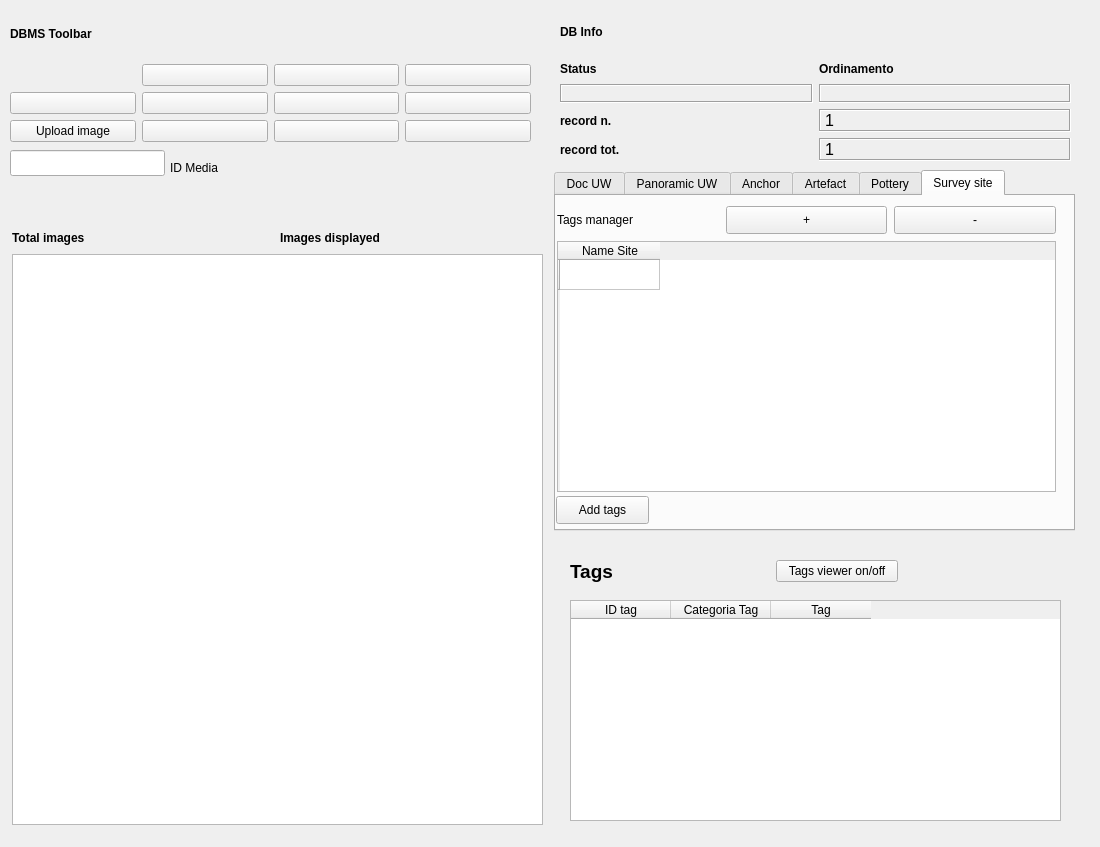
<?xml version="1.0" encoding="UTF-8"?>
<ui version="4.0">
 <class>DialogImageViewer</class>
 <widget class="QDialog" name="DialogImageViewer">
  <property name="geometry">
   <rect>
    <x>0</x>
    <y>0</y>
    <width>1100</width>
    <height>847</height>
   </rect>
  </property>
  <property name="windowTitle">
   <string>Dialog</string>
  </property>
  <widget class="QTabWidget" name="tabWidget">
   <property name="geometry">
    <rect>
     <x>554</x>
     <y>170</y>
     <width>521</width>
     <height>361</height>
    </rect>
   </property>
   <property name="currentIndex">
    <number>5</number>
   </property>
   <widget class="QWidget" name="tab_4">
    <attribute name="title">
     <string>Doc UW</string>
    </attribute>
    <widget class="QTableWidget" name="tableWidgetTags_MAT_3">
     <property name="geometry">
      <rect>
       <x>11</x>
       <y>45</y>
       <width>499</width>
       <height>251</height>
      </rect>
     </property>
     <row>
      <property name="text">
       <string/>
      </property>
     </row>
     <column>
      <property name="text">
       <string>Divelog_id</string>
      </property>
     </column>
     <column>
      <property name="text">
       <string>Year</string>
      </property>
     </column>
    </widget>
    <widget class="QPushButton" name="pushButton_assignTags_POT_2">
     <property name="geometry">
      <rect>
       <x>11</x>
       <y>581</y>
       <width>499</width>
       <height>28</height>
      </rect>
     </property>
     <property name="text">
      <string>Add tags</string>
     </property>
    </widget>
    <widget class="QPushButton" name="pushButton_removeRow_POT_2">
     <property name="geometry">
      <rect>
       <x>348</x>
       <y>10</y>
       <width>162</width>
       <height>28</height>
      </rect>
     </property>
     <property name="text">
      <string>-</string>
     </property>
    </widget>
    <widget class="QLabel" name="label_7">
     <property name="geometry">
      <rect>
       <x>11</x>
       <y>10</y>
       <width>162</width>
       <height>28</height>
      </rect>
     </property>
     <property name="text">
      <string>Tags manager</string>
     </property>
    </widget>
    <widget class="QPushButton" name="pushButton_addRow_POT_2">
     <property name="geometry">
      <rect>
       <x>180</x>
       <y>10</y>
       <width>161</width>
       <height>28</height>
      </rect>
     </property>
     <property name="text">
      <string>+</string>
     </property>
    </widget>
    <widget class="QPushButton" name="pushButton_assignTags_docuw">
     <property name="geometry">
      <rect>
       <x>10</x>
       <y>300</y>
       <width>93</width>
       <height>28</height>
      </rect>
     </property>
     <property name="text">
      <string>Add tags</string>
     </property>
    </widget>
   </widget>
   <widget class="QWidget" name="tab">
    <attribute name="title">
     <string>Panoramic UW</string>
    </attribute>
    <widget class="QPushButton" name="pushButton_assignTags_POT_4">
     <property name="geometry">
      <rect>
       <x>10</x>
       <y>580</y>
       <width>499</width>
       <height>28</height>
      </rect>
     </property>
     <property name="text">
      <string>Add tags</string>
     </property>
    </widget>
    <widget class="QTableWidget" name="tableWidgetTags_MAT_5">
     <property name="geometry">
      <rect>
       <x>10</x>
       <y>44</y>
       <width>499</width>
       <height>251</height>
      </rect>
     </property>
     <row>
      <property name="text">
       <string/>
      </property>
     </row>
     <column>
      <property name="text">
       <string>Divelog_id</string>
      </property>
     </column>
     <column>
      <property name="text">
       <string>Year</string>
      </property>
     </column>
    </widget>
    <widget class="QPushButton" name="pushButton_addRow_POT_4">
     <property name="geometry">
      <rect>
       <x>179</x>
       <y>9</y>
       <width>161</width>
       <height>28</height>
      </rect>
     </property>
     <property name="text">
      <string>+</string>
     </property>
    </widget>
    <widget class="QPushButton" name="pushButton_removeRow_POT_4">
     <property name="geometry">
      <rect>
       <x>347</x>
       <y>9</y>
       <width>162</width>
       <height>28</height>
      </rect>
     </property>
     <property name="text">
      <string>-</string>
     </property>
    </widget>
    <widget class="QLabel" name="label_11">
     <property name="geometry">
      <rect>
       <x>10</x>
       <y>9</y>
       <width>162</width>
       <height>28</height>
      </rect>
     </property>
     <property name="text">
      <string>Tags manager</string>
     </property>
    </widget>
    <widget class="QPushButton" name="pushButton_assignTags_panouw">
     <property name="geometry">
      <rect>
       <x>10</x>
       <y>300</y>
       <width>93</width>
       <height>28</height>
      </rect>
     </property>
     <property name="text">
      <string>Add tags</string>
     </property>
    </widget>
   </widget>
   <widget class="QWidget" name="tab_2">
    <attribute name="title">
     <string>Anchor</string>
    </attribute>
    <widget class="QPushButton" name="pushButton_removeRow_POT_8">
     <property name="geometry">
      <rect>
       <x>347</x>
       <y>9</y>
       <width>162</width>
       <height>28</height>
      </rect>
     </property>
     <property name="text">
      <string>-</string>
     </property>
    </widget>
    <widget class="QTableWidget" name="tableWidgetTags_MAT_9">
     <property name="geometry">
      <rect>
       <x>10</x>
       <y>44</y>
       <width>499</width>
       <height>241</height>
      </rect>
     </property>
     <row>
      <property name="text">
       <string/>
      </property>
     </row>
     <column>
      <property name="text">
       <string>Anchor ID</string>
      </property>
     </column>
    </widget>
    <widget class="QPushButton" name="pushButton_addRow_POT_8">
     <property name="geometry">
      <rect>
       <x>179</x>
       <y>9</y>
       <width>161</width>
       <height>28</height>
      </rect>
     </property>
     <property name="text">
      <string>+</string>
     </property>
    </widget>
    <widget class="QLabel" name="label_27">
     <property name="geometry">
      <rect>
       <x>10</x>
       <y>9</y>
       <width>162</width>
       <height>28</height>
      </rect>
     </property>
     <property name="text">
      <string>Tags manager</string>
     </property>
    </widget>
    <widget class="QPushButton" name="pushButton_assignTags_POT_8">
     <property name="geometry">
      <rect>
       <x>10</x>
       <y>580</y>
       <width>499</width>
       <height>28</height>
      </rect>
     </property>
     <property name="text">
      <string>Add tags</string>
     </property>
    </widget>
    <widget class="QPushButton" name="pushButton_assignTags_anchor">
     <property name="geometry">
      <rect>
       <x>10</x>
       <y>300</y>
       <width>93</width>
       <height>28</height>
      </rect>
     </property>
     <property name="text">
      <string>Add tags</string>
     </property>
    </widget>
   </widget>
   <widget class="QWidget" name="tab_5">
    <attribute name="title">
     <string>Artefact</string>
    </attribute>
    <widget class="QPushButton" name="pushButton_addRow_POT_3">
     <property name="geometry">
      <rect>
       <x>179</x>
       <y>10</y>
       <width>161</width>
       <height>28</height>
      </rect>
     </property>
     <property name="text">
      <string>+</string>
     </property>
    </widget>
    <widget class="QTableWidget" name="tableWidgetTags_MAT_4">
     <property name="geometry">
      <rect>
       <x>10</x>
       <y>45</y>
       <width>499</width>
       <height>251</height>
      </rect>
     </property>
     <row>
      <property name="text">
       <string/>
      </property>
     </row>
     <column>
      <property name="text">
       <string>Artefact ID</string>
      </property>
     </column>
    </widget>
    <widget class="QPushButton" name="pushButton_removeRow_POT_3">
     <property name="geometry">
      <rect>
       <x>347</x>
       <y>10</y>
       <width>162</width>
       <height>28</height>
      </rect>
     </property>
     <property name="text">
      <string>-</string>
     </property>
    </widget>
    <widget class="QPushButton" name="pushButton_assignTags_POT_3">
     <property name="geometry">
      <rect>
       <x>10</x>
       <y>581</y>
       <width>499</width>
       <height>28</height>
      </rect>
     </property>
     <property name="text">
      <string>Add tags</string>
     </property>
    </widget>
    <widget class="QLabel" name="label_8">
     <property name="geometry">
      <rect>
       <x>10</x>
       <y>10</y>
       <width>162</width>
       <height>28</height>
      </rect>
     </property>
     <property name="text">
      <string>Tags manager</string>
     </property>
    </widget>
    <widget class="QPushButton" name="pushButton_assignTags_artefact">
     <property name="geometry">
      <rect>
       <x>10</x>
       <y>300</y>
       <width>93</width>
       <height>28</height>
      </rect>
     </property>
     <property name="text">
      <string>Add tags</string>
     </property>
    </widget>
   </widget>
   <widget class="QWidget" name="tab_10">
    <attribute name="title">
     <string>Pottery</string>
    </attribute>
    <widget class="QLabel" name="label_28">
     <property name="geometry">
      <rect>
       <x>11</x>
       <y>10</y>
       <width>162</width>
       <height>28</height>
      </rect>
     </property>
     <property name="text">
      <string>Tags manager</string>
     </property>
    </widget>
    <widget class="QTableWidget" name="tableWidgetTags_MAT_10">
     <property name="geometry">
      <rect>
       <x>11</x>
       <y>45</y>
       <width>499</width>
       <height>251</height>
      </rect>
     </property>
     <row>
      <property name="text">
       <string/>
      </property>
     </row>
     <column>
      <property name="text">
       <string>Pottery ID</string>
      </property>
     </column>
    </widget>
    <widget class="QPushButton" name="pushButton_removeRow_POT_9">
     <property name="geometry">
      <rect>
       <x>348</x>
       <y>10</y>
       <width>162</width>
       <height>28</height>
      </rect>
     </property>
     <property name="text">
      <string>-</string>
     </property>
    </widget>
    <widget class="QPushButton" name="pushButton_assignTags_POT_9">
     <property name="geometry">
      <rect>
       <x>11</x>
       <y>581</y>
       <width>499</width>
       <height>28</height>
      </rect>
     </property>
     <property name="text">
      <string>Add tags</string>
     </property>
    </widget>
    <widget class="QPushButton" name="pushButton_addRow_POT_9">
     <property name="geometry">
      <rect>
       <x>180</x>
       <y>10</y>
       <width>161</width>
       <height>28</height>
      </rect>
     </property>
     <property name="text">
      <string>+</string>
     </property>
    </widget>
    <widget class="QPushButton" name="pushButton_assignTags_pottery">
     <property name="geometry">
      <rect>
       <x>10</x>
       <y>300</y>
       <width>93</width>
       <height>28</height>
      </rect>
     </property>
     <property name="text">
      <string>Add tags</string>
     </property>
    </widget>
   </widget>
   <widget class="QWidget" name="tab_3">
    <attribute name="title">
     <string>Survey site</string>
    </attribute>
    <widget class="QPushButton" name="pushButton_removeRow_POT_10">
     <property name="geometry">
      <rect>
       <x>338</x>
       <y>10</y>
       <width>162</width>
       <height>28</height>
      </rect>
     </property>
     <property name="text">
      <string>-</string>
     </property>
    </widget>
    <widget class="QTableWidget" name="tableWidgetTags_MAT_11">
     <property name="geometry">
      <rect>
       <x>1</x>
       <y>45</y>
       <width>499</width>
       <height>251</height>
      </rect>
     </property>
     <row>
      <property name="text">
       <string/>
      </property>
     </row>
     <column>
      <property name="text">
       <string>Name Site</string>
      </property>
     </column>
    </widget>
    <widget class="QLabel" name="label_32">
     <property name="geometry">
      <rect>
       <x>1</x>
       <y>10</y>
       <width>162</width>
       <height>28</height>
      </rect>
     </property>
     <property name="text">
      <string>Tags manager</string>
     </property>
    </widget>
    <widget class="QPushButton" name="pushButton_addRow_POT_10">
     <property name="geometry">
      <rect>
       <x>170</x>
       <y>10</y>
       <width>161</width>
       <height>28</height>
      </rect>
     </property>
     <property name="text">
      <string>+</string>
     </property>
    </widget>
    <widget class="QPushButton" name="pushButton_assignTags_survey">
     <property name="geometry">
      <rect>
       <x>0</x>
       <y>300</y>
       <width>93</width>
       <height>28</height>
      </rect>
     </property>
     <property name="text">
      <string>Add tags</string>
     </property>
    </widget>
   </widget>
  </widget>
  <widget class="QWidget" name="layoutWidget">
   <property name="geometry">
    <rect>
     <x>10</x>
     <y>10</y>
     <width>521</width>
     <height>132</height>
    </rect>
   </property>
   <layout class="QGridLayout" name="gridLayout_4">
    <item row="0" column="0">
     <widget class="QLabel" name="label_29">
      <property name="sizePolicy">
       <sizepolicy hsizetype="Minimum" vsizetype="Preferred">
        <horstretch>0</horstretch>
        <verstretch>0</verstretch>
       </sizepolicy>
      </property>
      <property name="minimumSize">
       <size>
        <width>0</width>
        <height>20</height>
       </size>
      </property>
      <property name="font">
       <font>
        <weight>75</weight>
        <bold>true</bold>
       </font>
      </property>
      <property name="text">
       <string>DBMS Toolbar</string>
      </property>
     </widget>
    </item>
    <item row="5" column="0" colspan="2">
     <layout class="QGridLayout" name="gridLayout_5">
      <item row="1" column="3">
       <widget class="QPushButton" name="pushButton_last_rec">
        <property name="sizePolicy">
         <sizepolicy hsizetype="Minimum" vsizetype="Fixed">
          <horstretch>0</horstretch>
          <verstretch>0</verstretch>
         </sizepolicy>
        </property>
        <property name="toolTip">
         <string>Last rec</string>
        </property>
        <property name="text">
         <string/>
        </property>
        <property name="icon">
         <iconset resource="../../resources/resources.qrc">
          <normaloff>:/icons/7_rightArrows.png</normaloff>:/icons/7_rightArrows.png</iconset>
        </property>
       </widget>
      </item>
      <item row="1" column="2">
       <widget class="QPushButton" name="pushButton_next_rec">
        <property name="sizePolicy">
         <sizepolicy hsizetype="Minimum" vsizetype="Fixed">
          <horstretch>0</horstretch>
          <verstretch>0</verstretch>
         </sizepolicy>
        </property>
        <property name="toolTip">
         <string>Next rec</string>
        </property>
        <property name="text">
         <string/>
        </property>
        <property name="icon">
         <iconset resource="../../resources/resources.qrc">
          <normaloff>:/icons/6_rightArrow.png</normaloff>:/icons/6_rightArrow.png</iconset>
        </property>
       </widget>
      </item>
      <item row="1" column="0">
       <widget class="QPushButton" name="pushButton_first_rec">
        <property name="sizePolicy">
         <sizepolicy hsizetype="Minimum" vsizetype="Fixed">
          <horstretch>0</horstretch>
          <verstretch>0</verstretch>
         </sizepolicy>
        </property>
        <property name="toolTip">
         <string>First rec</string>
        </property>
        <property name="text">
         <string/>
        </property>
        <property name="icon">
         <iconset resource="../../resources/resources.qrc">
          <normaloff>:/icons/5_leftArrows.png</normaloff>:/icons/5_leftArrows.png</iconset>
        </property>
       </widget>
      </item>
      <item row="3" column="0">
       <widget class="QPushButton" name="pushButton_chose_dir">
        <property name="sizePolicy">
         <sizepolicy hsizetype="Minimum" vsizetype="Fixed">
          <horstretch>0</horstretch>
          <verstretch>0</verstretch>
         </sizepolicy>
        </property>
        <property name="text">
         <string>Upload image</string>
        </property>
       </widget>
      </item>
      <item row="3" column="3">
       <widget class="QPushButton" name="pushButton_delete">
        <property name="sizePolicy">
         <sizepolicy hsizetype="Minimum" vsizetype="Fixed">
          <horstretch>0</horstretch>
          <verstretch>0</verstretch>
         </sizepolicy>
        </property>
        <property name="font">
         <font>
          <pointsize>9</pointsize>
         </font>
        </property>
        <property name="toolTip">
         <string>Delete record</string>
        </property>
        <property name="text">
         <string/>
        </property>
        <property name="icon">
         <iconset resource="../../resources/resources.qrc">
          <normaloff>:/icons/delete.png</normaloff>:/icons/delete.png</iconset>
        </property>
       </widget>
      </item>
      <item row="3" column="1">
       <widget class="QPushButton" name="pushButton_new_search">
        <property name="sizePolicy">
         <sizepolicy hsizetype="Minimum" vsizetype="Fixed">
          <horstretch>0</horstretch>
          <verstretch>0</verstretch>
         </sizepolicy>
        </property>
        <property name="font">
         <font>
          <pointsize>9</pointsize>
         </font>
        </property>
        <property name="toolTip">
         <string>new search</string>
        </property>
        <property name="text">
         <string/>
        </property>
        <property name="icon">
         <iconset resource="../../resources/resources.qrc">
          <normaloff>:/icons/new_search.png</normaloff>:/icons/new_search.png</iconset>
        </property>
       </widget>
      </item>
      <item row="3" column="2">
       <widget class="QPushButton" name="pushButton_search_go">
        <property name="sizePolicy">
         <sizepolicy hsizetype="Minimum" vsizetype="Fixed">
          <horstretch>0</horstretch>
          <verstretch>0</verstretch>
         </sizepolicy>
        </property>
        <property name="font">
         <font>
          <pointsize>9</pointsize>
         </font>
        </property>
        <property name="toolTip">
         <string>search !!!</string>
        </property>
        <property name="text">
         <string/>
        </property>
        <property name="icon">
         <iconset resource="../../resources/resources.qrc">
          <normaloff>:/icons/search.png</normaloff>:/icons/search.png</iconset>
        </property>
       </widget>
      </item>
      <item row="0" column="3">
       <widget class="QPushButton" name="pushButton_sort">
        <property name="sizePolicy">
         <sizepolicy hsizetype="Minimum" vsizetype="Fixed">
          <horstretch>0</horstretch>
          <verstretch>0</verstretch>
         </sizepolicy>
        </property>
        <property name="font">
         <font>
          <pointsize>9</pointsize>
         </font>
        </property>
        <property name="toolTip">
         <string>Order by</string>
        </property>
        <property name="text">
         <string/>
        </property>
        <property name="icon">
         <iconset resource="../../resources/resources.qrc">
          <normaloff>:/icons/sort.png</normaloff>:/icons/sort.png</iconset>
        </property>
       </widget>
      </item>
      <item row="0" column="2">
       <widget class="QPushButton" name="pushButton_view_all">
        <property name="sizePolicy">
         <sizepolicy hsizetype="Minimum" vsizetype="Fixed">
          <horstretch>0</horstretch>
          <verstretch>0</verstretch>
         </sizepolicy>
        </property>
        <property name="font">
         <font>
          <pointsize>9</pointsize>
         </font>
        </property>
        <property name="toolTip">
         <string>View alls records</string>
        </property>
        <property name="text">
         <string/>
        </property>
        <property name="icon">
         <iconset resource="../../resources/resources.qrc">
          <normaloff>:/icons/view_all.png</normaloff>:/icons/view_all.png</iconset>
        </property>
       </widget>
      </item>
      <item row="1" column="1">
       <widget class="QPushButton" name="pushButton_prev_rec">
        <property name="sizePolicy">
         <sizepolicy hsizetype="Minimum" vsizetype="Fixed">
          <horstretch>0</horstretch>
          <verstretch>0</verstretch>
         </sizepolicy>
        </property>
        <property name="toolTip">
         <string>Prev rec</string>
        </property>
        <property name="text">
         <string/>
        </property>
        <property name="icon">
         <iconset resource="../../resources/resources.qrc">
          <normaloff>:/icons/4_leftArrow.png</normaloff>:/icons/4_leftArrow.png</iconset>
        </property>
       </widget>
      </item>
      <item row="0" column="1">
       <widget class="QPushButton" name="pushButton_save">
        <property name="sizePolicy">
         <sizepolicy hsizetype="Minimum" vsizetype="Fixed">
          <horstretch>0</horstretch>
          <verstretch>0</verstretch>
         </sizepolicy>
        </property>
        <property name="font">
         <font>
          <pointsize>9</pointsize>
         </font>
        </property>
        <property name="toolTip">
         <string>Save</string>
        </property>
        <property name="text">
         <string/>
        </property>
        <property name="icon">
         <iconset resource="../../resources/resources.qrc">
          <normaloff>:/icons/b_save.png</normaloff>:/icons/b_save.png</iconset>
        </property>
        <property name="autoDefault">
         <bool>false</bool>
        </property>
       </widget>
      </item>
     </layout>
    </item>
   </layout>
  </widget>
  <widget class="QWidget" name="layoutWidget_2">
   <property name="geometry">
    <rect>
     <x>560</x>
     <y>10</y>
     <width>511</width>
     <height>151</height>
    </rect>
   </property>
   <layout class="QGridLayout" name="gridLayout_6">
    <item row="0" column="0">
     <widget class="QLabel" name="label_42">
      <property name="font">
       <font>
        <weight>75</weight>
        <bold>true</bold>
       </font>
      </property>
      <property name="autoFillBackground">
       <bool>true</bool>
      </property>
      <property name="text">
       <string>DB Info</string>
      </property>
     </widget>
    </item>
    <item row="2" column="0">
     <layout class="QGridLayout" name="gridLayout_3">
      <item row="1" column="1">
       <widget class="QLabel" name="label_rec_tot">
        <property name="font">
         <font>
          <family>Microsoft Sans Serif</family>
          <pointsize>12</pointsize>
         </font>
        </property>
        <property name="cursor">
         <cursorShape>ForbiddenCursor</cursorShape>
        </property>
        <property name="mouseTracking">
         <bool>false</bool>
        </property>
        <property name="contextMenuPolicy">
         <enum>Qt::DefaultContextMenu</enum>
        </property>
        <property name="frameShape">
         <enum>QFrame::Box</enum>
        </property>
        <property name="frameShadow">
         <enum>QFrame::Sunken</enum>
        </property>
        <property name="text">
         <string>1</string>
        </property>
       </widget>
      </item>
      <item row="0" column="1">
       <widget class="QLabel" name="label_rec_corrente">
        <property name="font">
         <font>
          <family>Microsoft Sans Serif</family>
          <pointsize>12</pointsize>
         </font>
        </property>
        <property name="cursor">
         <cursorShape>ForbiddenCursor</cursorShape>
        </property>
        <property name="mouseTracking">
         <bool>false</bool>
        </property>
        <property name="contextMenuPolicy">
         <enum>Qt::DefaultContextMenu</enum>
        </property>
        <property name="frameShape">
         <enum>QFrame::Box</enum>
        </property>
        <property name="frameShadow">
         <enum>QFrame::Sunken</enum>
        </property>
        <property name="text">
         <string>1</string>
        </property>
       </widget>
      </item>
      <item row="0" column="0">
       <widget class="QLabel" name="label_30">
        <property name="font">
         <font>
          <pointsize>9</pointsize>
          <weight>75</weight>
          <bold>true</bold>
         </font>
        </property>
        <property name="text">
         <string>record n.</string>
        </property>
        <property name="margin">
         <number>0</number>
        </property>
       </widget>
      </item>
      <item row="1" column="0">
       <widget class="QLabel" name="label_31">
        <property name="font">
         <font>
          <pointsize>9</pointsize>
          <weight>75</weight>
          <bold>true</bold>
         </font>
        </property>
        <property name="text">
         <string>record tot.</string>
        </property>
        <property name="margin">
         <number>0</number>
        </property>
       </widget>
      </item>
     </layout>
    </item>
    <item row="1" column="0">
     <layout class="QGridLayout" name="gridLayout_7">
      <item row="0" column="0">
       <widget class="QLabel" name="label_34">
        <property name="font">
         <font>
          <pointsize>9</pointsize>
          <weight>75</weight>
          <bold>true</bold>
         </font>
        </property>
        <property name="text">
         <string>Status</string>
        </property>
        <property name="margin">
         <number>0</number>
        </property>
       </widget>
      </item>
      <item row="0" column="1">
       <widget class="QLabel" name="label_43">
        <property name="font">
         <font>
          <pointsize>9</pointsize>
          <weight>75</weight>
          <bold>true</bold>
         </font>
        </property>
        <property name="text">
         <string>Ordinamento</string>
        </property>
        <property name="margin">
         <number>0</number>
        </property>
       </widget>
      </item>
      <item row="1" column="1">
       <widget class="QLabel" name="label_sort">
        <property name="minimumSize">
         <size>
          <width>40</width>
          <height>0</height>
         </size>
        </property>
        <property name="sizeIncrement">
         <size>
          <width>40</width>
          <height>0</height>
         </size>
        </property>
        <property name="baseSize">
         <size>
          <width>40</width>
          <height>0</height>
         </size>
        </property>
        <property name="font">
         <font>
          <pointsize>10</pointsize>
          <weight>75</weight>
          <bold>true</bold>
         </font>
        </property>
        <property name="cursor">
         <cursorShape>ForbiddenCursor</cursorShape>
        </property>
        <property name="mouseTracking">
         <bool>false</bool>
        </property>
        <property name="contextMenuPolicy">
         <enum>Qt::DefaultContextMenu</enum>
        </property>
        <property name="frameShape">
         <enum>QFrame::Box</enum>
        </property>
        <property name="frameShadow">
         <enum>QFrame::Sunken</enum>
        </property>
        <property name="text">
         <string/>
        </property>
        <property name="alignment">
         <set>Qt::AlignCenter</set>
        </property>
        <property name="margin">
         <number>0</number>
        </property>
       </widget>
      </item>
      <item row="1" column="0">
       <widget class="QLabel" name="label_status">
        <property name="minimumSize">
         <size>
          <width>50</width>
          <height>0</height>
         </size>
        </property>
        <property name="font">
         <font>
          <pointsize>9</pointsize>
          <weight>75</weight>
          <bold>true</bold>
         </font>
        </property>
        <property name="cursor">
         <cursorShape>ForbiddenCursor</cursorShape>
        </property>
        <property name="mouseTracking">
         <bool>false</bool>
        </property>
        <property name="contextMenuPolicy">
         <enum>Qt::DefaultContextMenu</enum>
        </property>
        <property name="frameShape">
         <enum>QFrame::Box</enum>
        </property>
        <property name="frameShadow">
         <enum>QFrame::Sunken</enum>
        </property>
        <property name="text">
         <string/>
        </property>
        <property name="alignment">
         <set>Qt::AlignCenter</set>
        </property>
        <property name="margin">
         <number>0</number>
        </property>
       </widget>
      </item>
     </layout>
    </item>
   </layout>
  </widget>
  <widget class="QToolButton" name="toolButton_tags_on_off">
   <property name="geometry">
    <rect>
     <x>776</x>
     <y>560</y>
     <width>122</width>
     <height>22</height>
    </rect>
   </property>
   <property name="focusPolicy">
    <enum>Qt::TabFocus</enum>
   </property>
   <property name="toolTip">
    <string>Attiva/disattiva la visualizzazione dei tags</string>
   </property>
   <property name="text">
    <string>Tags viewer on/off</string>
   </property>
   <property name="checkable">
    <bool>true</bool>
   </property>
   <property name="autoRepeatDelay">
    <number>300</number>
   </property>
   <property name="toolButtonStyle">
    <enum>Qt::ToolButtonIconOnly</enum>
   </property>
  </widget>
  <widget class="QTableWidget" name="tableWidget_tags">
   <property name="geometry">
    <rect>
     <x>570</x>
     <y>600</y>
     <width>491</width>
     <height>221</height>
    </rect>
   </property>
   <column>
    <property name="text">
     <string>ID tag</string>
    </property>
    <property name="background">
     <color>
      <red>255</red>
      <green>255</green>
      <blue>255</blue>
     </color>
    </property>
   </column>
   <column>
    <property name="text">
     <string>Categoria Tag</string>
    </property>
    <property name="background">
     <color>
      <red>255</red>
      <green>255</green>
      <blue>255</blue>
     </color>
    </property>
   </column>
   <column>
    <property name="text">
     <string>Tag</string>
    </property>
    <property name="background">
     <color>
      <red>24</red>
      <green>183</green>
      <blue>240</blue>
     </color>
    </property>
   </column>
  </widget>
  <widget class="QLabel" name="label_5">
   <property name="geometry">
    <rect>
     <x>570</x>
     <y>557</y>
     <width>54</width>
     <height>28</height>
    </rect>
   </property>
   <property name="font">
    <font>
     <pointsize>14</pointsize>
     <weight>75</weight>
     <bold>true</bold>
    </font>
   </property>
   <property name="text">
    <string>Tags</string>
   </property>
  </widget>
  <widget class="QLineEdit" name="lineEdit_id_media">
   <property name="geometry">
    <rect>
     <x>10</x>
     <y>150</y>
     <width>155</width>
     <height>26</height>
    </rect>
   </property>
  </widget>
  <widget class="QLabel" name="label_9">
   <property name="geometry">
    <rect>
     <x>170</x>
     <y>160</y>
     <width>53</width>
     <height>16</height>
    </rect>
   </property>
   <property name="text">
    <string>ID Media</string>
   </property>
  </widget>
  <widget class="QLabel" name="label_2">
   <property name="geometry">
    <rect>
     <x>12</x>
     <y>230</y>
     <width>231</width>
     <height>16</height>
    </rect>
   </property>
   <property name="font">
    <font>
     <weight>75</weight>
     <bold>true</bold>
    </font>
   </property>
   <property name="text">
    <string>Total images</string>
   </property>
  </widget>
  <widget class="QLabel" name="label_num_tot_immagini">
   <property name="geometry">
    <rect>
     <x>110</x>
     <y>230</y>
     <width>131</width>
     <height>16</height>
    </rect>
   </property>
   <property name="text">
    <string/>
   </property>
  </widget>
  <widget class="QLabel" name="label_4">
   <property name="geometry">
    <rect>
     <x>280</x>
     <y>230</y>
     <width>201</width>
     <height>16</height>
    </rect>
   </property>
   <property name="font">
    <font>
     <weight>75</weight>
     <bold>true</bold>
    </font>
   </property>
   <property name="text">
    <string>Images displayed</string>
   </property>
  </widget>
  <widget class="QLabel" name="label_img_visualizzate">
   <property name="geometry">
    <rect>
     <x>410</x>
     <y>230</y>
     <width>131</width>
     <height>16</height>
    </rect>
   </property>
   <property name="text">
    <string/>
   </property>
  </widget>
  <widget class="QListWidget" name="iconListWidget">
   <property name="geometry">
    <rect>
     <x>12</x>
     <y>254</y>
     <width>531</width>
     <height>571</height>
    </rect>
   </property>
   <property name="frameShape">
    <enum>QFrame::StyledPanel</enum>
   </property>
   <property name="frameShadow">
    <enum>QFrame::Sunken</enum>
   </property>
   <property name="lineWidth">
    <number>2</number>
   </property>
   <property name="midLineWidth">
    <number>2</number>
   </property>
   <property name="showDropIndicator" stdset="0">
    <bool>false</bool>
   </property>
   <property name="selectionMode">
    <enum>QAbstractItemView::NoSelection</enum>
   </property>
   <property name="iconSize">
    <size>
     <width>150</width>
     <height>150</height>
    </size>
   </property>
   <property name="textElideMode">
    <enum>Qt::ElideMiddle</enum>
   </property>
   <property name="movement">
    <enum>QListView::Snap</enum>
   </property>
   <property name="resizeMode">
    <enum>QListView::Adjust</enum>
   </property>
   <property name="layoutMode">
    <enum>QListView::Batched</enum>
   </property>
   <property name="gridSize">
    <size>
     <width>154</width>
     <height>154</height>
    </size>
   </property>
   <property name="viewMode">
    <enum>QListView::IconMode</enum>
   </property>
   <property name="modelColumn">
    <number>0</number>
   </property>
   <property name="uniformItemSizes">
    <bool>false</bool>
   </property>
   <property name="batchSize">
    <number>1000</number>
   </property>
  </widget>
 </widget>
 <resources>
  <include location="../../resources/resources.qrc"/>
 </resources>
 <connections/>
</ui>
